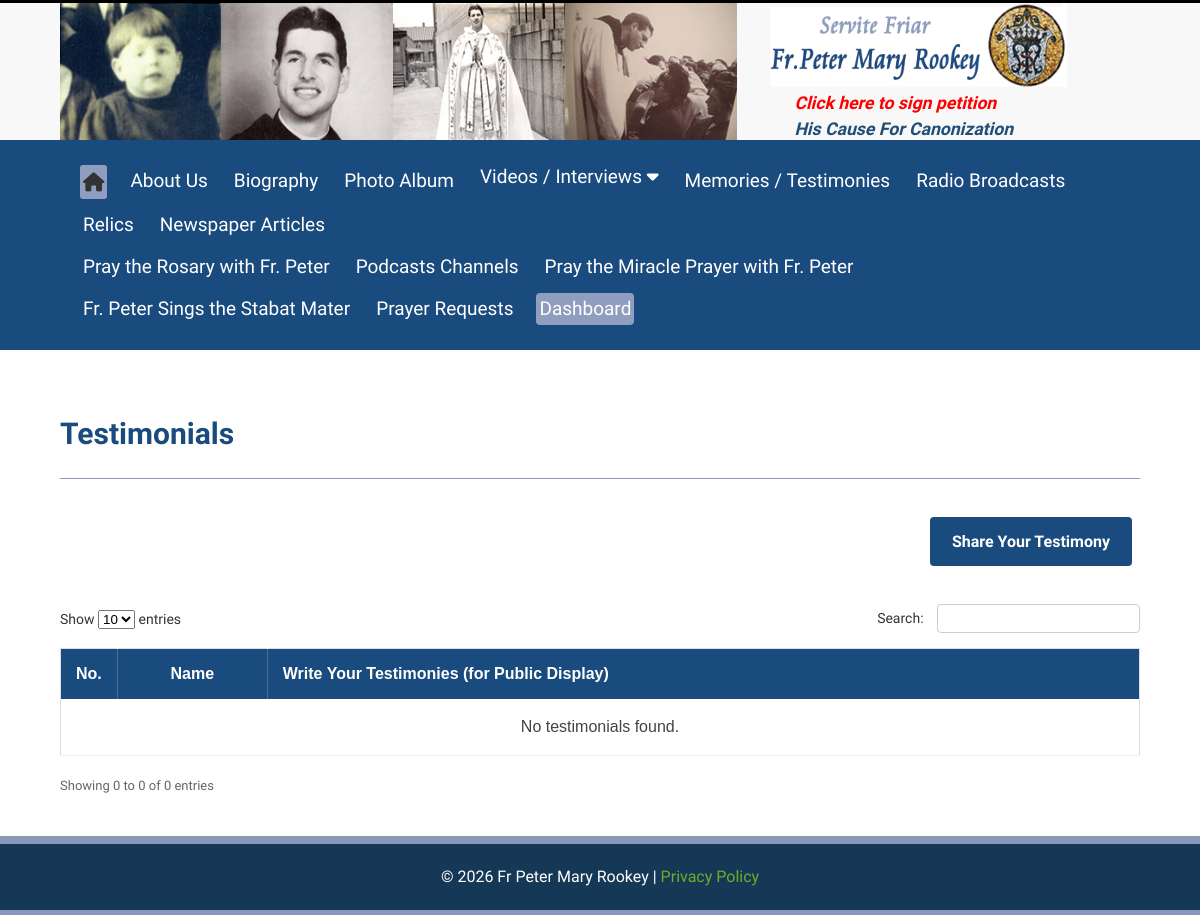
The app's page /testimonials.php, older data.
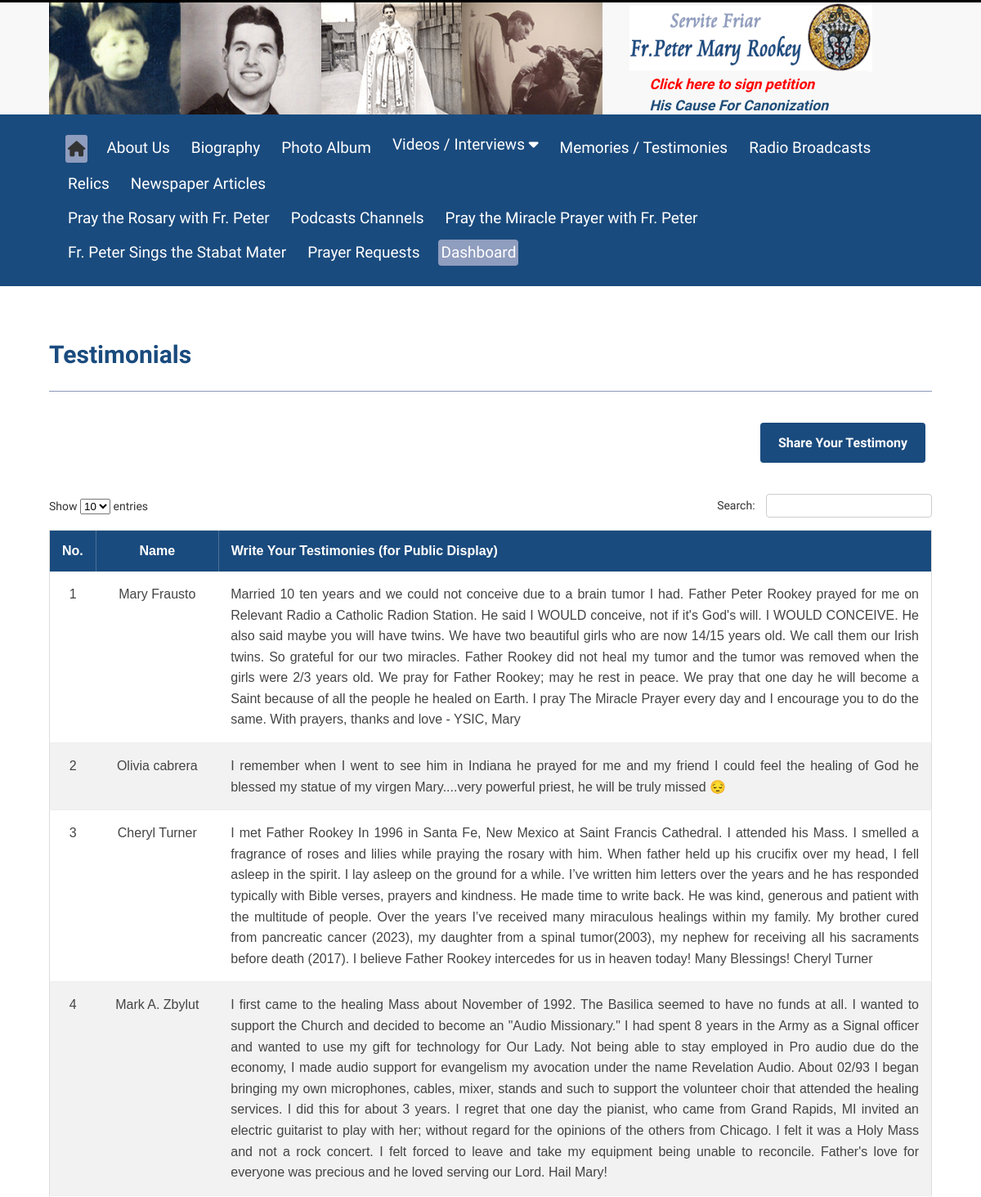
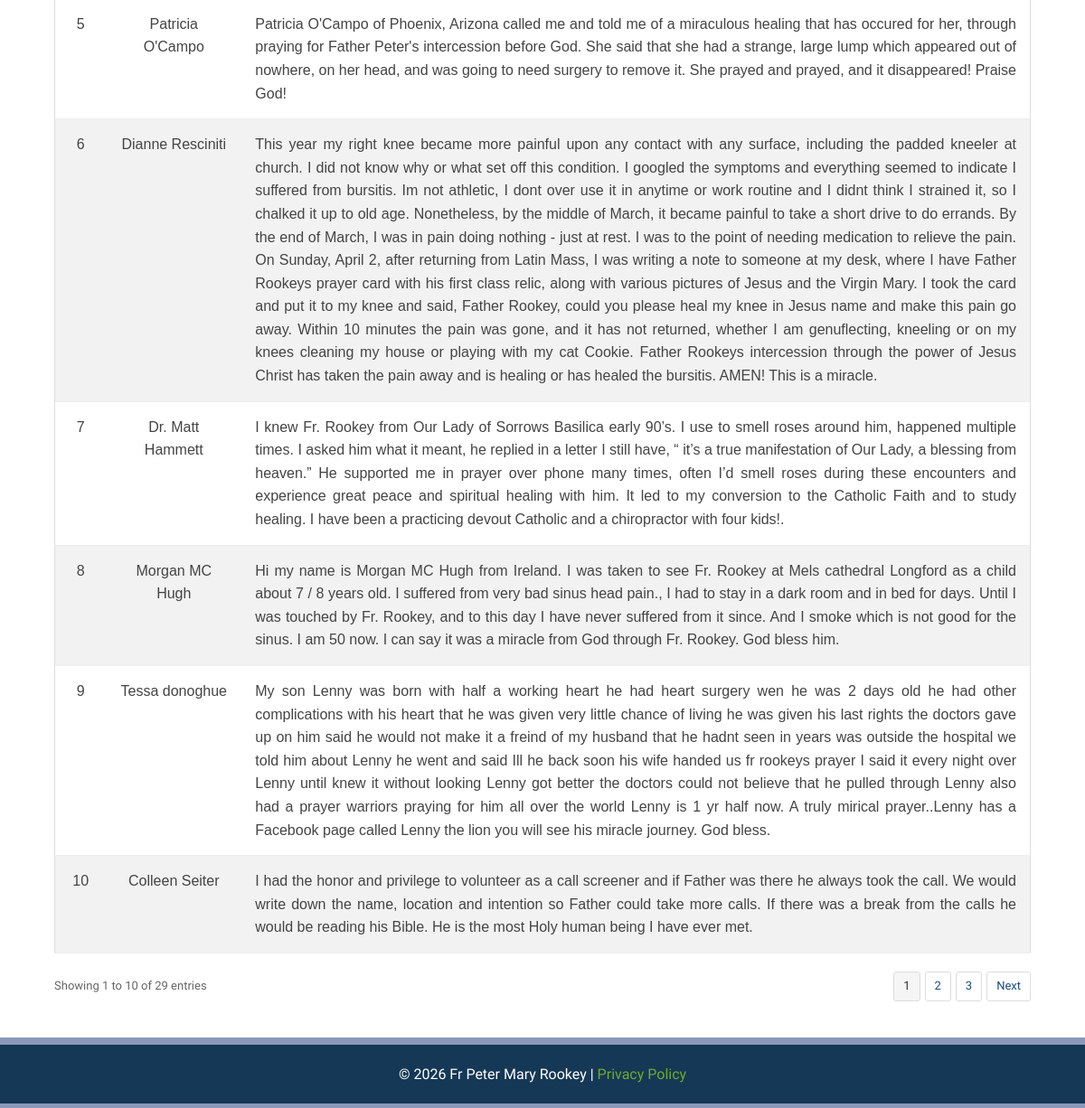
The same page, newer data (2 pictures, top to bottom).
### tables this page shows
CREATE TABLE IF NOT EXISTS `testimonials` (
  `id` int unsigned NOT NULL AUTO_INCREMENT,
  `name` varchar(255) NOT NULL,
  `email` varchar(255) NOT NULL,
  `phone` varchar(50) NOT NULL,
  `testimony` text NOT NULL,
  `file_path` varchar(255) DEFAULT NULL,
  `created_at` timestamp NULL DEFAULT CURRENT_TIMESTAMP,
  PRIMARY KEY (`id`)
);

### testimonials.php (the view, shortened to what this page needs)
<?php
include 'config.php';
$createSql = "CREATE TABLE IF NOT EXISTS testimonials (
    id INT(11) UNSIGNED AUTO_INCREMENT PRIMARY KEY,
    name VARCHAR(255) NOT NULL,
    email VARCHAR(255) NOT NULL,
    phone VARCHAR(50) NOT NULL,
    testimony TEXT NOT NULL,
    file_path VARCHAR(255) DEFAULT NULL,
    created_at TIMESTAMP DEFAULT CURRENT_TIMESTAMP
)";
mysqli_query($conn, $createSql);
$checkEmpty = mysqli_query($conn, "SELECT id FROM testimonials LIMIT 1");
if (mysqli_num_rows($checkEmpty) == 0) {
    foreach ($staticData as $data) {
        $name = mysqli_real_escape_string($conn, $data[0]);
        $testimony = mysqli_real_escape_string($conn, $data[1]);
        $insert = "INSERT INTO testimonials (name, email, phone, testimony) VALUES ('$name', '', '', '$testimony')";
        mysqli_query($conn, $insert);
    }
}
$limit = isset($_GET['limit']) ? (int)$_GET['limit'] : 10;
$page = isset($_GET['page']) ? (int)$_GET['page'] : 1;
$offset = ($page - 1) * $limit;
$search = isset($_GET['search']) ? mysqli_real_escape_string($conn, $_GET['search']) : '';
$where_clause = "";
$count_sql = "SELECT COUNT(*) as total FROM testimonials $where_clause";
$count_res = mysqli_query($conn, $count_sql);
$count_row = mysqli_fetch_assoc($count_res);
$total_records = $count_row['total'];
$total_pages = ceil($total_records / $limit);
$data_sql = "SELECT * FROM testimonials $where_clause ORDER BY id DESC LIMIT $offset, $limit";
$res_data = mysqli_query($conn, $data_sql);
?>
<!DOCTYPE html>
<html class="no-js" lang="en">
<head>
    <?php include 'includes/head-links.php'; ?>
</head>
<body>
    <?php include 'includes/header.php'; ?>
    <main class="testimonies-table-section">
        <div class="container">
            <h1 class="blog-title" style="margin-bottom: 20px;">Testimonials</h1>
            <div style="margin-bottom: 30px; text-align: right;">
                <a href="share-your-memories-or-healing-testimonies-of-fr-rookey.php" class="btn" style="background: #1a4b7e; color: #fff; padding: 10px 20px; border-radius: 4px; text-decoration: none; font-weight: bold;">Share Your Testimony</a>
            </div>
            <div class="table-controls">
                <div>
                     Show
                     <select onchange="window.location.href='?limit='+this.value">
                         <option value="10" <?php echo $limit == 10 ? 'selected' : ''; ?>>10</option>
                     </select>
                     entries
                </div>
                <div class="search-box">
                    <form action="" method="GET">
                        <label>Search: <input type="text" name="search" value="<?php echo htmlspecialchars($search); ?>"></label>
                    </form>
                </div>
            </div>
            <table class="testimonies-table">
                <thead>
                    <tr>
                        <th class="col-no">No.</th>
                        <th class="col-name">Name</th>
                        <th>Write Your Testimonies (for Public Display)</th>
                    </tr>
                </thead>
                <tbody>
                    <?php if(mysqli_num_rows($res_data) > 0): ?>
                        <?php
                        $i = $offset + 1;
                        while($row = mysqli_fetch_assoc($res_data)):
                        ?>
                        <tr>
                            <td class="col-no" data-label="No."><?php echo $i++; ?></td>
                            <td class="col-name" data-label="Name"><?php echo htmlspecialchars($row['name']); ?></td>
                            <td class="col-text" data-label="Testimony">
                                <?php echo nl2br(htmlspecialchars($row['testimony'])); ?>
                            </td>
                        </tr>
                        <?php endwhile; ?>
                    <?php else: ?>
                        <tr>
                            <td colspan="3" style="text-align:center;">No testimonials found.</td>
                        </tr>
                    <?php endif; ?>
                </tbody>
            </table>
            <div class="pagination-info">
                <div>
                    Showing <?php echo $total_records > 0 ? $offset + 1 : 0; ?> to <?php echo min($offset + $limit, $total_records); ?> of <?php echo $total_records; ?> entries
                </div>
                <div class="pagination-links">
                    <?php for($p=1; $p<=$total_pages; $p++): ?>
                        <?php if($p == $page): ?>
                            <span class="span active"><?php echo $p; ?></span>
                        <?php elseif($p <= 3 || $p > $total_pages - 1 || abs($page - $p) < 2): ?>
                             <a href="?page=<?php echo $p; ?>&limit=<?php echo $limit; ?>&search=<?php echo urlencode($search); ?>"><?php echo $p; ?></a>
                        <?php elseif(abs($page - $p) == 2): ?>
                             <span class="dots">...</span>
                        <?php endif; ?>
                    <?php endfor; ?>
                    <?php if($page < $total_pages): ?>
                         <a href="?page=<?php echo $page+1; ?>&limit=<?php echo $limit; ?>&search=<?php echo urlencode($search); ?>">Next</a>
                    <?php endif; ?>
                </div>
            </div>
        </div>
    </main>
    <?php include 'includes/footer.php'; ?>
</body>
</html>

### includes/head-links.php (shortened to what this page needs)
<link rel="stylesheet" href="https://cdnjs.cloudflare.com/ajax/libs/font-awesome/6.4.0/css/all.min.css">
<link rel="stylesheet" href="https://cdn.jsdelivr.net/npm/glightbox/dist/css/glightbox.min.css" />
<link rel="stylesheet" href="<?= BASE_URL ?>/assets/css/style.css">

### includes/header.php (shortened to what this page needs)
<div class="top-header-wrapper">
    <div class="container top-banner">
        <div class="banner-collage">
            <img src="<?= BASE_URL ?>/assets/img/header-1.png"
                 alt="Fr. Peter Mary Rookey Life Collage">
        </div>
        <div class="header-logo-area">
            <div class="logo-seal-group">
                 <a href="<?= BASE_URL ?>/index.php"><img src="<?= BASE_URL ?>/assets/img/logo.png" class="seal-img" alt="OSM Seal"></a>
            </div>
            <div class="petition-group">
                <a href="<?= BASE_URL ?>/petition.php" class="petition-link">
                    Click here to sign petition
                </a>
                <span class="petition-sub">
                    His Cause For Canonization
                </span>
            </div>
        </div>
    </div>
</div>
    <nav class="site-nav">
        <div class="container">
            <div class="nav-menu">
                <div class="nav-row primary-row">
                    <a href="<?= BASE_URL ?>/index.php" class="home-icon"><i class="fa-solid fa-house"></i></a>
                    <a href="<?= BASE_URL ?>/about-us/father-peter-mary-rookey.php">About Us</a>
                    <a href="<?= BASE_URL ?>/biography/biography.php">Biography</a>
                    <a href="<?= BASE_URL ?>/photo-album/photos.php">Photo Album</a>
                    <div class="nav-dropdown">
                       <a href="#" class="dropdown-toggle">Videos / Interviews <i class="fa-solid fa-caret-down"></i></a>
                    </div>
                    <a href="<?= BASE_URL ?>/memories-testimonies.php">Memories / Testimonies</a>
                    <a href="<?= BASE_URL ?>/radio-broadcasts/radio-broadcasts.php">Radio Broadcasts</a>
                    <a href="<?= BASE_URL ?>/relics/relics.php">Relics</a>
                    <a href="<?= BASE_URL ?>/newspaper-articles/articles.php">Newspaper Articles</a>
                </div>
                <div class="nav-row secondary">
                    <a href="<?= BASE_URL ?>/prayers/pray-the-rosary.php">Pray the Rosary with Fr. Peter</a>
                    <a href="<?= BASE_URL ?>/podcasts-channels/podcasts.php">Podcasts Channels</a>
                    <a href="<?= BASE_URL ?>/pray-the-miracle-prayer-with-fr-peter/pray-the-miracle-prayer-with-fr-peter.php">Pray the Miracle Prayer with Fr. Peter</a>
                    <a href="<?= BASE_URL ?>/fr-peter-sings-the-stabat-mater/stabat-mater.php">Fr. Peter Sings the Stabat Mater</a>
                    <a href="<?= BASE_URL ?>/prayer-requests.php">Prayer Requests</a>
                    <a href="#" style="background:#8f9dbe; padding:3px 8px; border-radius:4px;">Dashboard</a>
                </div>
            </div>
        </div>
    </nav>

### includes/footer.php
<footer
        style="background: var(--color-primary-dark); color: white; padding: 20px 0; text-align: center; border-bottom: 5px solid #8a98ba;
    border-top: 8px solid #8a98ba;">
        <div class="container">
            <p>&copy; 2026 Fr Peter Mary Rookey | <a href="#" style="color: #6EAD2A; text-decoration: none;">Privacy
                    Policy</a></p>
        </div>
    </footer>

### testimonials.php (style rules this page uses)
.testimonies-table-section { padding: 40px 0; background: #fff; }
.testimonies-table { width: 100%; border-collapse: collapse; font-family: Arial, sans-serif; border: 1px solid #ddd; margin-bottom: 20px; }
.testimonies-table thead tr { background-color: #1a4b7e; color: #ffffff; text-align: left; }
.testimonies-table th { padding: 12px 15px; font-weight: 600; font-size: 16px; border-right: 1px solid rgba(255,255,255,0.2); }
.testimonies-table th:last-child { border-right: none; }
.testimonies-table td { padding: 15px; border-bottom: 1px solid #eee; vertical-align: top; font-size: 16px; line-height: 1.6; color: #444; }
.testimonies-table tr:nth-of-type(even) { background-color: #f2f2f2; }
.col-no { width: 50px; text-align: center; font-weight: normal; }
.col-name { width: 150px; text-align: center; font-weight: normal; }
.col-text { text-align: justify; }
.table-controls { display: flex; justify-content: space-between; align-items: center; margin-bottom: 15px; font-size: 14px; }
.search-box input { padding: 6px 12px; border: 1px solid #ccc; border-radius: 4px; margin-left: 10px; }
.pagination-info { display: flex; justify-content: space-between; align-items: center; font-size: 13px; color: #666; margin-top: 20px; }
.pagination-links { display: flex; gap: 5px; }
.pagination-links a, .pagination-links span { padding: 5px 10px; border: 1px solid #ddd; color: #1a4b7e; text-decoration: none; border-radius: 3px; }
.pagination-links .active { background: #f5f5f5; color: #333; }

Row changes from the older to the newer data that the page shows:
added testimonials: name "Mary Frausto", testimony "Married 10 ten years and we could not conceive due to a brain tumor I had. Father Peter Rookey prayed for me on Relevant Radio a Catholic Radion Station. He said I WOULD conceive, not if it's God's will. I WOULD CONCEIVE. He also said maybe you will have twins. We have two beautiful girls who are now 14/15 years old. We call them our Irish twins. So grateful for our two miracles. Father Rookey did not heal my tumor and the tumor was removed when the girls were 2/3 years old. We pray for Father Rookey; may he rest in peace. We pray that one day he will become a Saint because of all the people he healed on Earth. I pray The Miracle Prayer every day and I encourage you to do the same. With…"
added testimonials: name "Olivia cabrera", testimony "I remember when I went to see him in Indiana he prayed for me and my friend I could feel the healing of God he blessed my statue of my virgen Mary....very powerful priest, he will be truly missed 😔"
added testimonials: name "Cheryl Turner", testimony "I met Father Rookey In 1996 in Santa Fe, New Mexico at Saint Francis Cathedral. I attended his Mass. I smelled a fragrance of roses and lilies while praying the rosary with him. When father held up his crucifix over my head, I fell asleep in the spirit. I lay asleep on the ground for a while. I’ve written him letters over the years and he has responded typically with Bible verses, prayers and kindness. He made time to write back. He was kind, generous and patient with the multitude of people. Over the years I’ve received many miraculous healings within my family. My brother cured from pancreatic cancer (2023), my daughter from a spinal tumor(2003), my nephew for receiving all his sacraments…"
added testimonials: name "Mark A. Zbylut", testimony "I first came to the healing Mass about November of 1992. The Basilica seemed to have no funds at all. I wanted to support the Church and decided to become an \"Audio Missionary.\" I had spent 8 years in the Army as a Signal officer and wanted to use my gift for technology for Our Lady. Not being able to stay employed in Pro audio due do the economy, I made audio support for evangelism my avocation under the name Revelation Audio. About 02/93 I began bringing my own microphones, cables, mixer, stands and such to support the volunteer choir that attended the healing services. I did this for about 3 years. I regret that one day the pianist, who came from Grand Rapids, MI invited an electric…"
added testimonials: name "Patricia O'Campo", testimony "Patricia O'Campo of Phoenix, Arizona called me and told me of a miraculous healing that has occured for her, through praying for Father Peter's intercession before God. She said that she had a strange, large lump which appeared out of nowhere, on her head, and was going to need surgery to remove it. She prayed and prayed, and it disappeared! Praise God!"
added testimonials: name "Dianne Resciniti", testimony "This year my right knee became more painful upon any contact with any surface, including the padded kneeler at church. I did not know why or what set off this condition. I googled the symptoms and everything seemed to indicate I suffered from bursitis. Im not athletic, I dont over use it in anytime or work routine and I didnt think I strained it, so I chalked it up to old age. Nonetheless, by the middle of March, it became painful to take a short drive to do errands. By the end of March, I was in pain doing nothing - just at rest. I was to the point of needing medication to relieve the pain. On Sunday, April 2, after returning from Latin Mass, I was writing a note to someone at my desk,…"
added testimonials: name "Dr. Matt Hammett", testimony "I knew Fr. Rookey from Our Lady of Sorrows Basilica early 90’s. I use to smell roses around him, happened multiple times. I asked him what it meant, he replied in a letter I still have, “ it’s a true manifestation of Our Lady, a blessing from heaven.” He supported me in prayer over phone many times, often I’d smell roses during these encounters and experience great peace and spiritual healing with him. It led to my conversion to the Catholic Faith and to study healing. I have been a practicing devout Catholic and a chiropractor with four kids!."
added testimonials: name "Morgan MC Hugh", testimony "Hi my name is Morgan MC Hugh from Ireland. I was taken to see Fr. Rookey at Mels cathedral Longford as a child about 7 / 8 years old. I suffered from very bad sinus head pain., I had to stay in a dark room and in bed for days. Until I was touched by Fr. Rookey, and to this day I have never suffered from it since. And I smoke which is not good for the sinus. I am 50 now. I can say it was a miracle from God through Fr. Rookey. God bless him."
added testimonials: name "Tessa donoghue", testimony "My son Lenny was born with half a working heart he had heart surgery wen he was 2 days old he had other complications with his heart that he was given very little chance of living he was given his last rights the doctors gave up on him said he would not make it a freind of my husband that he hadnt seen in years was outside the hospital we told him about Lenny he went and said Ill he back soon his wife handed us fr rookeys prayer I said it every night over Lenny until knew it without looking Lenny got better the doctors could not believe that he pulled through Lenny also had a prayer warriors praying for him all over the world Lenny is 1 yr half now. A truly mirical prayer..Lenny has a…"
added testimonials: name "Colleen Seiter", testimony "I had the honor and privilege to volunteer as a call screener and if Father was there he always took the call. We would write down the name, location and intention so Father could take more calls. If there was a break from the calls he would be reading his Bible. He is the most Holy human being I have ever met."
Text that changed along with them:
$offset + 1: (not shown) → "1"
min($offset + $limit, $total_records): "0" → "10"
$total_records: "0" → "29"
new list line: "1"
new list line: "2"
new list line: "3"
text no longer shown: "No testimonials found. 0"
text now shown: "Next"
